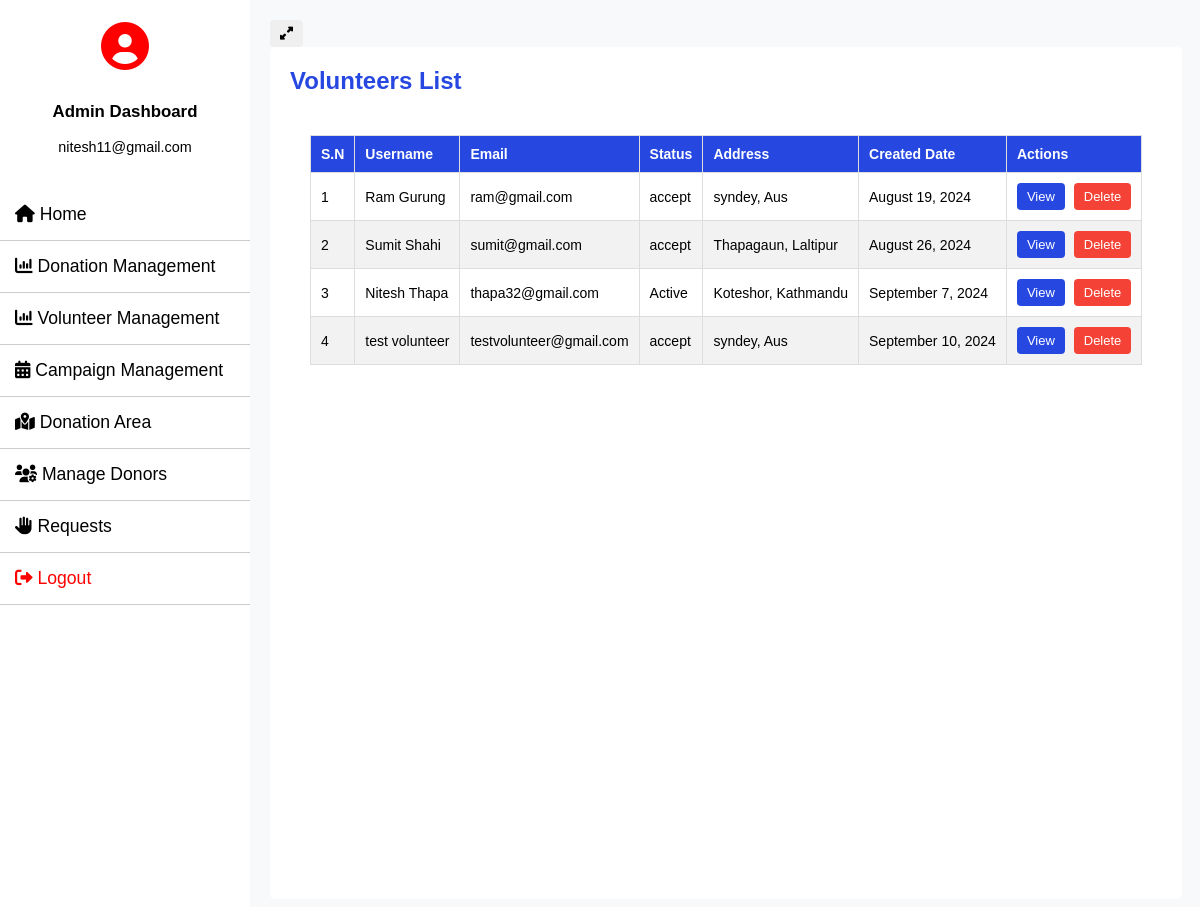
/all_volunteer/ (signed in), run on the app's committed database.
### donor_management/models.py (models this page shows, shortened)
class Volunteer(models.Model):
    Volunteer_status = [
        ('active', 'Active'),
        ('pending', 'Pending'),
        ('completed', 'Completed'),
        ('inactive', 'Inactive')
    ]
    user = models.ForeignKey(User, on_delete=models.CASCADE)
    profile_pic = models.ImageField(null=True)
    contact = models.CharField(max_length=40, null=True)
    address = models.CharField(max_length=40, null=True)
    aboutme = models.CharField(max_length=400, null=True)
    status = models.CharField(max_length=30, choices=Volunteer_status, null=True)
    identity_card = models.FileField(null=True)
    admin_remarks = models.CharField(max_length=500, null=True)
    created_at = models.DateTimeField(auto_now_add=True)
    updated_at = models.DateTimeField(null=True)

### Charity_Project/views.py (the view)
# urls.py: path('all_volunteer/', all_volunteer, name='all_volunteer'),
def all_volunteer(request):
    if not request.user.is_authenticated:
        return redirect('admin_login')
    volunteers = Volunteer.objects.all()
    return render(request, 'all_volunteers.html',  locals())

### Charity_Project/templates/all_volunteers.html (shortened to what this page needs)
{% extends 'admin_base.html' %}
{% block content %}
<div class="navbar">
    <h2>Volunteers List</h2>
</div>
<main>
    {% if volunteers %}
        <table class="table" id="example">
            <thead>
                <tr>
                    <th>S.N</th>
                    <th>Username</th>
                    <th>Email</th>
                    <th>Status</th>
                    <th>Address</th>
                    <th>Created Date</th>
                    <th>Actions</th>
                </tr>
            </thead>
            <tbody>
                {% for volunteer in volunteers %}
                <tr>
                    <td>{{ forloop.counter }}</td>
                    <td>{{ volunteer.user.first_name }} {{ volunteer.user.last_name }}</td>
                    <td>{{ volunteer.user.email }}</td>
                    <td>{{ volunteer.status }}</td>
                    <td>{{ volunteer.address }}</td>
                    <td>{{ volunteer.created_at|date:"F j, Y" }}</td>
                    <td>
                        <a href="{% url 'view_volunteer_details' volunteer.id %}" class="btn btn-edit">View</a>
                        <form action="{% url 'delete_volunteer' volunteer.id %}" method="POST" style="display:inline;">
                            <button type="submit" class="btn btn-delete" onclick="return confirm('Are you sure you want to delete this volunteer?');">Delete</button>
                        </form>
                    </td>
                </tr>
                {% endfor %}
            </tbody>
        </table>
    {% else %}
        <div class="alert">
            No volunteers found.
        </div>
    {% endif %}
</main>
{% endblock %}

### Charity_Project/templates/admin_base.html (shortened to what this page needs)
<!DOCTYPE html>
<html lang="en">
<head>
    <link rel="stylesheet" href="https://cdnjs.cloudflare.com/ajax/libs/font-awesome/6.0.0-beta3/css/all.min.css">
</head>
<body>
    <div class="wrapper">
        <nav id="sidebar">
            <div class="sidebar-header">
                <div class="user-icon">
                    <i class="fas fa-user-circle" style="color: red;"></i>
                </div>
                <div class="user-info">
                    <h3>Admin Dashboard</h3>
                    <p>{{ request.user.email }}</p>
                </div>
            </div>
            <ul class="list-unstyled components">
                <li><a href="{% url 'admin_home' %}"> <i class="fa-solid fa-home"></i> Home</a></li>
                <li class="dropdown">
                    <a href="#" class="dropdown-toggle"><i class="fa-solid fa-chart-column"></i> Donation Management</a>
                </li>
                <li class="dropdown">
                    <a href="#" class="dropdown-toggle"><i class="fa-solid fa-chart-column"></i> Volunteer Management</a>
                </li>
                <li class="dropdown">
                    <a href="#" class="dropdown-toggle"><i class="fa-solid fa-calendar-days"></i> Campaign Management</a>
                </li>
                <li class="dropdown">
                    <a href="#" class="dropdown-toggle"><i class="fa-solid fa-map-location-dot"></i> Donation Area</a>
                </li>
                <li><a href="{% url 'manage_donors' %}"> <i class="fa-solid fa-users-gear"></i> Manage Donors</a></li>
                <li class="dropdown">
                    <a href="#" class="dropdown-toggle"><i class="fa-solid fa-hand"></i> Requests</a>
                </li>
                <li><a href="{% url 'logout' %}" style="color: red;"><i class="fa-solid fa-right-from-bracket" style="color: red;"></i> Logout</a></li>
            </ul>
        </nav>
        <div id="content">
            <nav class="navbar navbar-expand-lg navbar-light bg-light">
                <div class="container-fluid">
                    <button type="button" id="sidebarCollapse" class="btn btn-info" style="color:black">
                        <i class="fa-solid fa-up-right-and-down-left-from-center"></i>
                    </button>
                </div>
            </nav>
            <main>
                {% block content %}{% endblock %}
            </main>
        </div>
    </div>
    <link rel="stylesheet" href="https://cdn.datatables.net/2.1.3/css/dataTables.dataTables.css">
    <link rel="stylesheet" href="https://cdn.datatables.net/buttons/3.1.1/css/buttons.dataTables.css">
</body>
</html>

### Charity_Project/templates/all_volunteers.html (style rules this page uses)
.navbar h2 { color: #2648e1; font-size: 24px; margin: 0; }
main { padding: 20px; background: #ffffff; border-radius: 5px; min-height: calc(100vh - 56px); overflow-x: auto; }
.table { width: 100%; border-collapse: collapse; margin-top: 20px; }
.table th, .table td { padding: 10px; border: 1px solid #ddd; text-align: left; font-size: 14px; white-space: nowrap; }
.table th { background-color: #2648e1; color: #fff; font-weight: 600; }
.table tbody tr:nth-child(even) { background-color: #f2f2f2; }
.btn { padding: 6px 10px; border-radius: 4px; color: white; text-decoration: none; font-size: 13px; transition: background-color 0.3s ease; border: none; }
.btn-edit { background-color: #2648e1; margin-right: 5px; }
.btn-delete { background-color: #f44336; }

### Charity_Project/templates/admin_base.html (style rules this page uses)
body { font-family: 'Arial', sans-serif; background-color: #f8f9fa; margin: 0; padding: 0; overflow-x: hidden; }
.wrapper { display: flex; width: 100%; transition: margin-left 0.3s; }
#sidebar { min-width: 250px; max-width: 250px; background: #ffffff; color: #000000; transition: all 0.3s; position: fixed; height: 100%; overflow: auto; z-index: 1000; }
#sidebar .sidebar-header { padding: 20px; background: #ffffff; display: flex; align-items: center; justify-content: center; flex-direction: column; text-align: center; }
#sidebar .sidebar-header .user-icon { font-size: 3em; margin-bottom: 10px; color: #000000; }
#sidebar .sidebar-header .user-info { color: #000000; font-size: 0.9em; }
#sidebar ul.components { padding: 0; list-style: none; margin: 0; }
#sidebar ul li { border-bottom: 1px solid #cccccc; position: relative; }
#sidebar ul li a { padding: 15px; display: block; color: #000000; text-decoration: none; font-size: 1.1em; transition: background 0.3s; }
#content { width: 100%; padding: 20px; min-height: 100vh; transition: all 0.3s; margin-left: 250px; }

### data on the page
Volunteer: user.first_name "Ram", user.last_name "Gurung", user.email "ram@gmail.com", status "accept", address "syndey, Aus", created_at "August 19, 2024"
Volunteer: user.first_name "Sumit", user.last_name "Shahi", user.email "sumit@gmail.com", status "accept", address "Thapagaun, Laltipur", created_at "August 26, 2024"
Volunteer: user.first_name "Nitesh", user.last_name "Thapa", user.email "thapa32@gmail.com", status "Active", address "Koteshor, Kathmandu", created_at "September 7, 2024"
Volunteer: user.first_name "test", user.last_name "volunteer", user.email "testvolunteer@gmail.com", status "accept", address "syndey, Aus", created_at "September 10, 2024"

### other printed values
{{ request.user.email }} "nitesh11@gmail.com"
